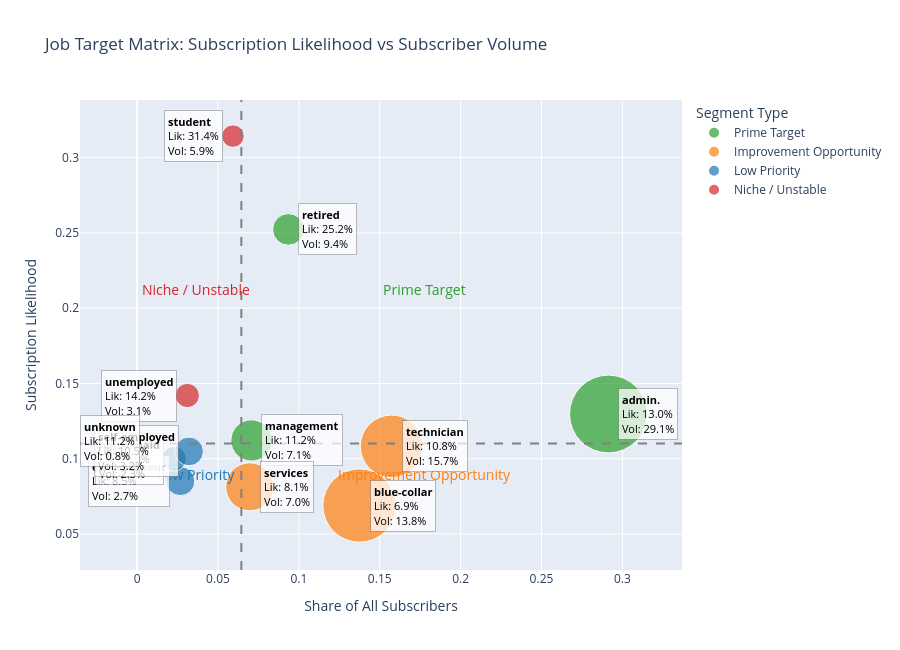

Notebook code cell kept with this figure:
### Markdown cell above
> Summary:
> - Students and Retired customers are high-likelihood segments but not the largest groups 
> - Admin, Technician, and Blue-collar are large groups, but only Admin and Technician have moderdate likelihood
>    - Blue-color remains low-likelihood
> - Unemployed customers show surprisely high likelihood relative to their size

### Code cell
import pandas as pd
import plotly.express as px

# --- Prepare data ---
df['y_binary'] = df['y'].apply(lambda x: 1 if x=='yes' else 0)

# Likelihood table
likelihood = (
    df.groupby('job')['y_binary']
    .mean()
    .reset_index()
    .rename(columns={'y_binary': 'likelihood'})
)

# Volume table (share of all subscribers)
subscriber_counts = (
    df[df['y'] == 'yes']
    .groupby('job')
    .size()
    .reset_index(name='subscriber_count')
)

total_subscribers = subscriber_counts['subscriber_count'].sum()
subscriber_counts['volume_share'] = subscriber_counts['subscriber_count'] / total_subscribers

# Sample size table
sample_size = df.groupby('job').size().reset_index(name='sample_size')

# Merge all metrics
merged = likelihood.merge(subscriber_counts, on='job', how='left')
merged = merged.merge(sample_size, on='job', how='left')
merged['volume_share'] = merged['volume_share'].fillna(0)

# --- Compute thresholds ---
likelihood_threshold = merged['likelihood'].median()
volume_threshold = merged['volume_share'].median()

# --- Assign quadrant labels ---
def classify_quadrant(row):
    if row['volume_share'] >= volume_threshold and row['likelihood'] >= likelihood_threshold:
        return "Prime Target"
    elif row['volume_share'] >= volume_threshold and row['likelihood'] < likelihood_threshold:
        return "Improvement Opportunity"
    elif row['volume_share'] < volume_threshold and row['likelihood'] >= likelihood_threshold:
        return "Niche / Unstable"
    else:
        return "Low Priority"

merged['quadrant'] = merged.apply(classify_quadrant, axis=1)

# --- Quadrant color map ---
quadrant_colors = {
    "Prime Target": "#2ca02c",             # green
    "Improvement Opportunity": "#ff7f0e",  # orange
    "Niche / Unstable": "#d62728",         # red
    "Low Priority": "#1f77b4"              # blue
}

# --- Base scatter ---
fig = px.scatter(
    merged,
    x='volume_share',
    y='likelihood',
    color='quadrant',
    size='sample_size',
    hover_data={
        "job": True,
        "likelihood": ":.2%",
        "volume_share": ":.2%",
        "sample_size": True,
        "subscriber_count": True,
        "quadrant": True
    },
    title="Job Target Matrix: Subscription Likelihood vs Subscriber Volume",
    labels={'volume_share': 'Share of All Subscribers', 'likelihood': 'Subscription Likelihood'},
    size_max=55,
    color_discrete_map=quadrant_colors
)

# Add quadrant reference lines
fig.add_hline(y=likelihood_threshold, line_dash="dash", line_color="gray")
fig.add_vline(x=volume_threshold, line_dash="dash", line_color="gray")

fig.update_layout(width=900, height=650, legend_title_text="Segment Type")

# --- Quadrant labels ---
x_min, x_max = merged['volume_share'].min(), merged['volume_share'].max()
y_min, y_max = merged['likelihood'].min(), merged['likelihood'].max()

x_left  = (x_min + volume_threshold) / 2
x_right = (volume_threshold + x_max) / 2
y_bottom = (y_min + likelihood_threshold) / 2
y_top    = (likelihood_threshold + y_max) / 2

fig.add_annotation(x=x_right, y=y_top, text="Prime Target", showarrow=False, font=dict(size=14, color="#2ca02c"))
fig.add_annotation(x=x_right, y=y_bottom, text="Improvement Opportunity", showarrow=False, font=dict(size=14, color="#ff7f0e"))
fig.add_annotation(x=x_left, y=y_top, text="Niche / Unstable", showarrow=False, font=dict(size=14, color="#d62728"))
fig.add_annotation(x=x_left, y=y_bottom, text="Low Priority", showarrow=False, font=dict(size=14, color="#1f77b4"))

# --- Bubble labels ---
for _, row in merged.iterrows():

    label_text = (
        f"<b>{row['job']}</b><br>"
        f"Lik: {row['likelihood']:.1%}<br>"
        f"Vol: {row['volume_share']:.1%}"
    )

    if row['volume_share'] < volume_threshold:
        xanchor = "right"
        xshift = -10
    else:
        xanchor = "left"
        xshift = 10

    fig.add_annotation(
        x=row['volume_share'],
        y=row['likelihood'],
        text=label_text,
        showarrow=False,
        font=dict(size=11, color="black"),
        align="left",
        xanchor=xanchor,
        yanchor="middle",
        xshift=xshift,
        bgcolor="rgba(255,255,255,0.75)",
        bordercolor="rgba(0,0,0,0.25)",
        borderwidth=1,
        borderpad=3
    )

fig.show()

### Figure 1 — Plotly figure (JSON) as saved in the notebook; plotly's stock layout.template omitted (floating-point values rounded to 4 significant figures)
{"data": [{"customdata": [["admin.", 10422, 1352, "Prime Target"], ["management", 2924, 328, "Prime Target"], ["retired", 1720, 434, "Prime Target"]], "hovertemplate": "quadrant=%{customdata[3]}<br>Share of All Subscribers=%{x:.2%}<br>Subscription Likelihood=%{y:.2%}<br>sample_size=%{customdata[1]}<br>job=%{customdata[0]}<br>subscriber_count=%{customdata[2]}<extra></extra>", "legendgroup": "Prime Target", "marker": {"color": "#2ca02c", "size": [10422, 2924, 1720], "sizemode": "area", "sizeref": 3.445, "symbol": "circle"}, "mode": "markers", "name": "Prime Target", "orientation": "v", "showlegend": true, "type": "scatter", "x": [0.2914, 0.07069, 0.09353], "xaxis": "x", "y": [0.1297, 0.1122, 0.2523], "yaxis": "y"}, {"customdata": [["blue-collar", 9254, 638, "Improvement Opportunity"], ["services", 3969, 323, "Improvement Opportunity"], ["technician", 6743, 730, "Improvement Opportunity"]], "hovertemplate": "quadrant=%{customdata[3]}<br>Share of All Subscribers=%{x:.2%}<br>Subscription Likelihood=%{y:.2%}<br>sample_size=%{customdata[1]}<br>job=%{customdata[0]}<br>subscriber_count=%{customdata[2]}<extra></extra>", "legendgroup": "Improvement Opportunity", "marker": {"color": "#ff7f0e", "size": [9254, 3969, 6743], "sizemode": "area", "sizeref": 3.445, "symbol": "circle"}, "mode": "markers", "name": "Improvement Opportunity", "orientation": "v", "showlegend": true, "type": "scatter", "x": [0.1375, 0.06961, 0.1573], "xaxis": "x", "y": [0.06894, 0.08138, 0.1083], "yaxis": "y"}, {"customdata": [["entrepreneur", 1456, 124, "Low Priority"], ["housemaid", 1060, 106, "Low Priority"], ["self-employed", 1421, 149, "Low Priority"]], "hovertemplate": "quadrant=%{customdata[3]}<br>Share of All Subscribers=%{x:.2%}<br>Subscription Likelihood=%{y:.2%}<br>sample_size=%{customdata[1]}<br>job=%{customdata[0]}<br>subscriber_count=%{customdata[2]}<extra></extra>", "legendgroup": "Low Priority", "marker": {"color": "#1f77b4", "size": [1456, 1060, 1421], "sizemode": "area", "sizeref": 3.445, "symbol": "circle"}, "mode": "markers", "name": "Low Priority", "orientation": "v", "showlegend": true, "type": "scatter", "x": [0.02672, 0.02284, 0.03211], "xaxis": "x", "y": [0.08516, 0.1, 0.1049], "yaxis": "y"}, {"customdata": [["student", 875, 275, "Niche / Unstable"], ["unemployed", 1014, 144, "Niche / Unstable"], ["unknown", 330, 37, "Niche / Unstable"]], "hovertemplate": "quadrant=%{customdata[3]}<br>Share of All Subscribers=%{x:.2%}<br>Subscription Likelihood=%{y:.2%}<br>sample_size=%{customdata[1]}<br>job=%{customdata[0]}<br>subscriber_count=%{customdata[2]}<extra></extra>", "legendgroup": "Niche / Unstable", "marker": {"color": "#d62728", "size": [875, 1014, 330], "sizemode": "area", "sizeref": 3.445, "symbol": "circle"}, "mode": "markers", "name": "Niche / Unstable", "orientation": "v", "showlegend": true, "type": "scatter", "x": [0.05927, 0.03103, 0.007974], "xaxis": "x", "y": [0.3143, 0.142, 0.1121], "yaxis": "y"}], "layout": {"annotations": [{"font": {"color": "#2ca02c", "size": 14}, "showarrow": false, "text": "Prime Target", "x": 0.1779, "y": 0.2122}, {"font": {"color": "#ff7f0e", "size": 14}, "showarrow": false, "text": "Improvement Opportunity", "x": 0.1779, "y": 0.08957}, {"font": {"color": "#d62728", "size": 14}, "showarrow": false, "text": "Niche / Unstable", "x": 0.03621, "y": 0.2122}, {"font": {"color": "#1f77b4", "size": 14}, "showarrow": false, "text": "Low Priority", "x": 0.03621, "y": 0.08957}, {"align": "left", "bgcolor": "rgba(255,255,255,0.75)", "bordercolor": "rgba(0,0,0,0.25)", "borderpad": 3, "borderwidth": 1, "font": {"color": "black", "size": 11}, "showarrow": false, "text": "<b>admin.</b><br>Lik: 13.0%<br>Vol: 29.1%", "x": 0.2914, "xanchor": "left", "xshift": 10, "y": 0.1297, "yanchor": "middle"}, {"align": "left", "bgcolor": "rgba(255,255,255,0.75)", "bordercolor": "rgba(0,0,0,0.25)", "borderpad": 3, "borderwidth": 1, "font": {"color": "black", "size": 11}, "showarrow": false, "text": "<b>blue-collar</b><br>Lik: 6.9%<br>Vol: 13.8%", "x": 0.1375, "xanchor": "left", "xshift": 10, "y": 0.06894, "yanchor": "middle"}, {"align": "left", "bgcolor": "rgba(255,255,255,0.75)", "bordercolor": "rgba(0,0,0,0.25)", "borderpad": 3, "borderwidth": 1, "font": {"color": "black", "size": 11}, "showarrow": false, "text": "<b>entrepreneur</b><br>Lik: 8.5%<br>Vol: 2.7%", "x": 0.02672, "xanchor": "right", "xshift": -10, "y": 0.08516, "yanchor": "middle"}, {"align": "left", "bgcolor": "rgba(255,255,255,0.75)", "bordercolor": "rgba(0,0,0,0.25)", "borderpad": 3, "borderwidth": 1, "font": {"color": "black", "size": 11}, "showarrow": false, "text": "<b>housemaid</b><br>Lik: 10.0%<br>Vol: 2.3%", "x": 0.02284, "xanchor": "right", "xshift": -10, "y": 0.1, "yanchor": "middle"}, {"align": "left", "bgcolor": "rgba(255,255,255,0.75)", "bordercolor": "rgba(0,0,0,0.25)", "borderpad": 3, "borderwidth": 1, "font": {"color": "black", "size": 11}, "showarrow": false, "text": "<b>management</b><br>Lik: 11.2%<br>Vol: 7.1%", "x": 0.07069, "xanchor": "left", "xshift": 10, "y": 0.1122, "yanchor": "middle"}, {"align": "left", "bgcolor": "rgba(255,255,255,0.75)", "bordercolor": "rgba(0,0,0,0.25)", "borderpad": 3, "borderwidth": 1, "font": {"color": "black", "size": 11}, "showarrow": false, "text": "<b>retired</b><br>Lik: 25.2%<br>Vol: 9.4%", "x": 0.09353, "xanchor": "left", "xshift": 10, "y": 0.2523, "yanchor": "middle"}, {"align": "left", "bgcolor": "rgba(255,255,255,0.75)", "bordercolor": "rgba(0,0,0,0.25)", "borderpad": 3, "borderwidth": 1, "font": {"color": "black", "size": 11}, "showarrow": false, "text": "<b>self-employed</b><br>Lik: 10.5%<br>Vol: 3.2%", "x": 0.03211, "xanchor": "right", "xshift": -10, "y": 0.1049, "yanchor": "middle"}, {"align": "left", "bgcolor": "rgba(255,255,255,0.75)", "bordercolor": "rgba(0,0,0,0.25)", "borderpad": 3, "borderwidth": 1, "font": {"color": "black", "size": 11}, "showarrow": false, "text": "<b>services</b><br>Lik: 8.1%<br>Vol: 7.0%", "x": 0.06961, "xanchor": "left", "xshift": 10, "y": 0.08138, "yanchor": "middle"}, {"align": "left", "bgcolor": "rgba(255,255,255,0.75)", "bordercolor": "rgba(0,0,0,0.25)", "borderpad": 3, "borderwidth": 1, "font": {"color": "black", "size": 11}, "showarrow": false, "text": "<b>student</b><br>Lik: 31.4%<br>Vol: 5.9%", "x": 0.05927, "xanchor": "right", "xshift": -10, "y": 0.3143, "yanchor": "middle"}, {"align": "left", "bgcolor": "rgba(255,255,255,0.75)", "bordercolor": "rgba(0,0,0,0.25)", "borderpad": 3, "borderwidth": 1, "font": {"color": "black", "size": 11}, "showarrow": false, "text": "<b>technician</b><br>Lik: 10.8%<br>Vol: 15.7%", "x": 0.1573, "xanchor": "left", "xshift": 10, "y": 0.1083, "yanchor": "middle"}, {"align": "left", "bgcolor": "rgba(255,255,255,0.75)", "bordercolor": "rgba(0,0,0,0.25)", "borderpad": 3, "borderwidth": 1, "font": {"color": "black", "size": 11}, "showarrow": false, "text": "<b>unemployed</b><br>Lik: 14.2%<br>Vol: 3.1%", "x": 0.03103, "xanchor": "right", "xshift": -10, "y": 0.142, "yanchor": "middle"}, {"align": "left", "bgcolor": "rgba(255,255,255,0.75)", "bordercolor": "rgba(0,0,0,0.25)", "borderpad": 3, "borderwidth": 1, "font": {"color": "black", "size": 11}, "showarrow": false, "text": "<b>unknown</b><br>Lik: 11.2%<br>Vol: 0.8%", "x": 0.007974, "xanchor": "right", "xshift": -10, "y": 0.1121, "yanchor": "middle"}], "height": 650, "legend": {"itemsizing": "constant", "title": {"text": "Segment Type"}, "tracegroupgap": 0}, "shapes": [{"line": {"color": "gray", "dash": "dash"}, "type": "line", "x0": 0, "x1": 1, "xref": "x domain", "y0": 0.1102, "y1": 0.1102, "yref": "y"}, {"line": {"color": "gray", "dash": "dash"}, "type": "line", "x0": 0.06444, "x1": 0.06444, "xref": "x", "y0": 0, "y1": 1, "yref": "y domain"}], "title": {"text": "Job Target Matrix: Subscription Likelihood vs Subscriber Volume"}, "width": 900, "xaxis": {"anchor": "y", "domain": [0, 1], "title": {"text": "Share of All Subscribers"}}, "yaxis": {"anchor": "x", "domain": [0, 1], "title": {"text": "Subscription Likelihood"}}}}
